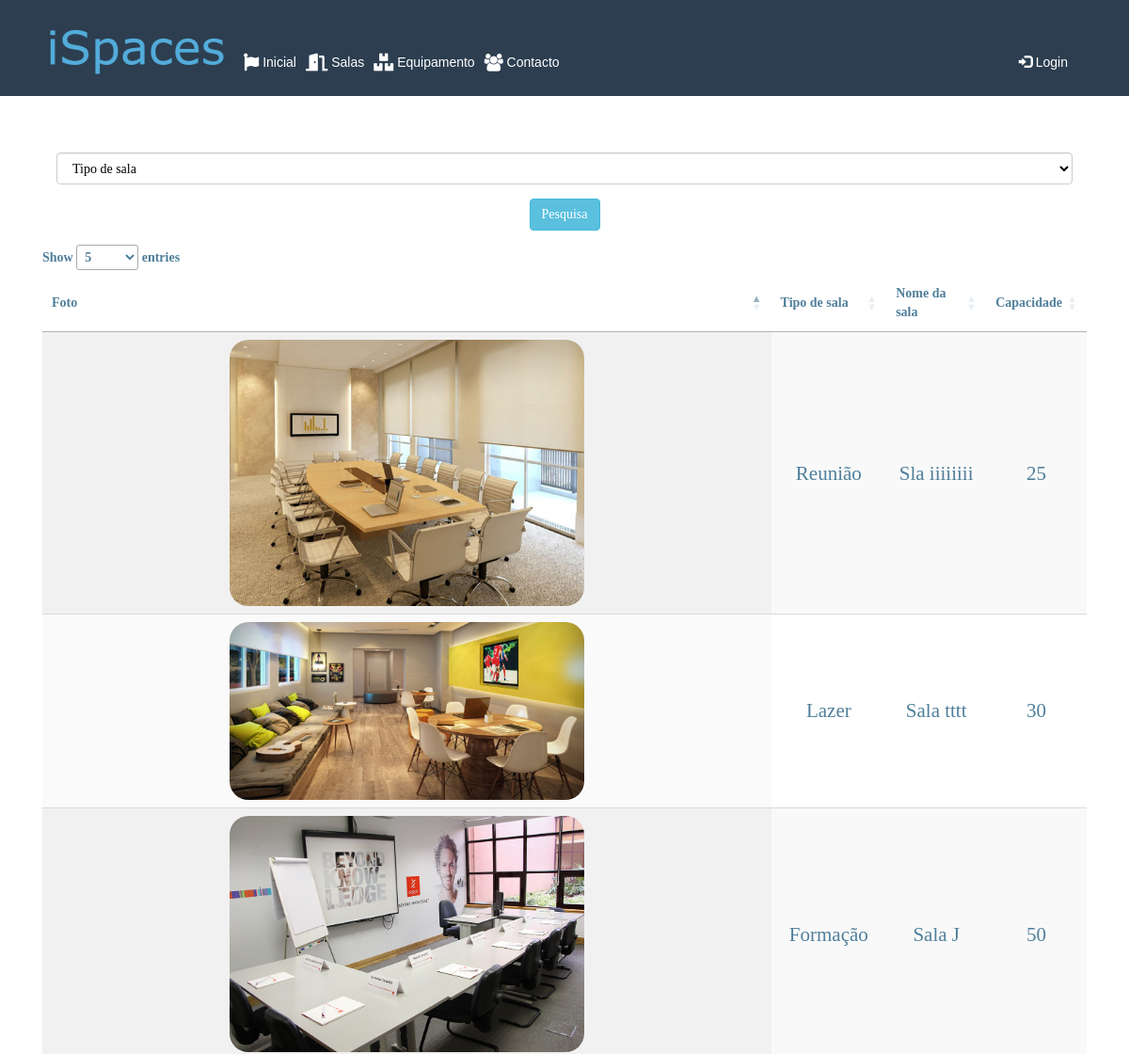
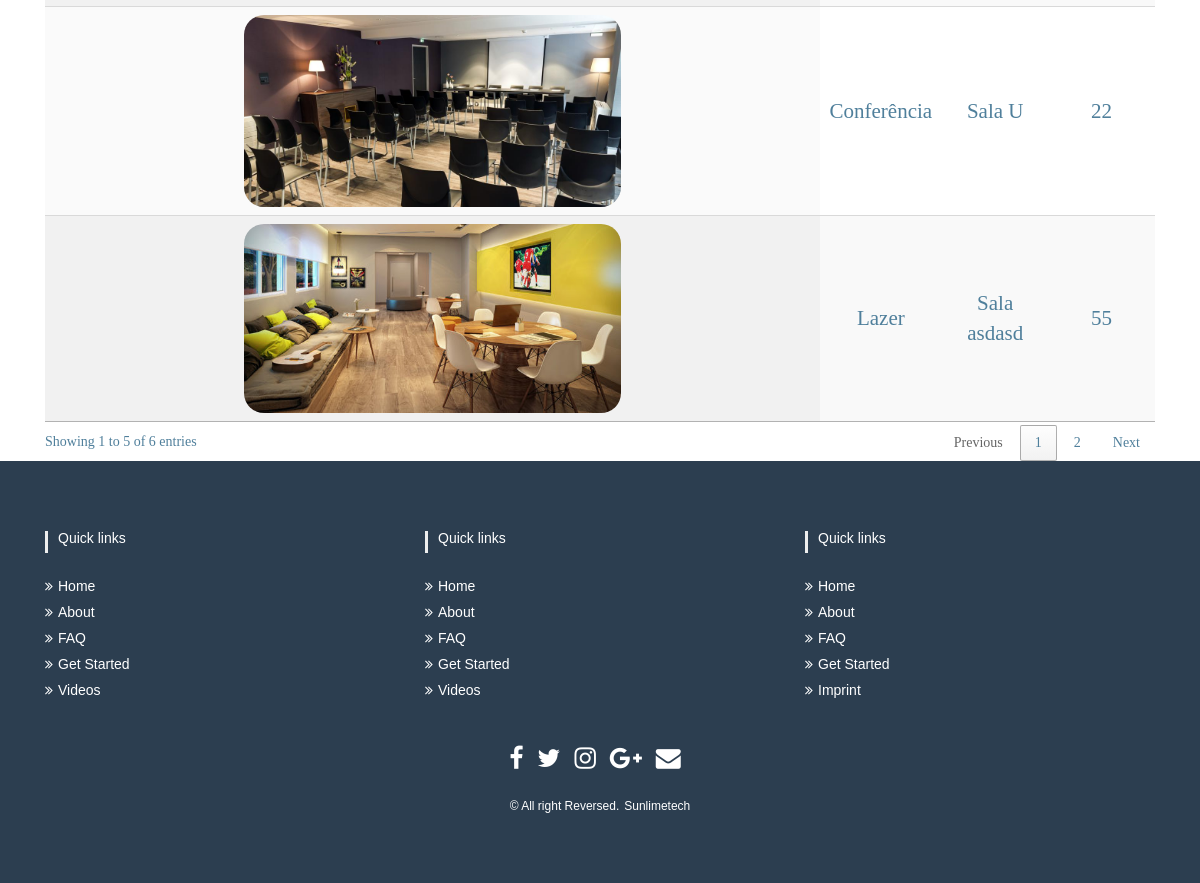
/index.php/date_c/salar (signed in), run on the app's committed database (2 pictures, top to bottom).
### tables this page shows
CREATE TABLE `tipologia` (
  `id` int(11) NOT NULL,
  `capacidade` int(11) NOT NULL,
  `disponibilidade` int(11) NOT NULL,
  `sala_id` int(11) NOT NULL,
  `nome` varchar(45) NOT NULL,
  `imagem` varchar(45) DEFAULT NULL
);

CREATE TABLE `sala` (
  `id` int(11) NOT NULL,
  `tipo_sala` varchar(45) NOT NULL
);

### application/controllers/Date_c.php (called while the page is built, shortened)
<?php
class Date_c extends CI_Controller {
    public function __construct()
    {
			$this->load->model('Date_m');
			$this->load->helper('url_helper');
			$this->load->library("pagination");
	}
    public function salar()
	{
        $salas=$this->input->post('search_sala');
		$data['salas']=$this->Date_m->selecionarSala();
        $data["sala"] = $this->Date_m->busca_salas($salas);
        $this->load->view('templates/header');
        $this->load->view('date/salar',$data);
		$this->load->view('templates/footer');
    }
}

### index.php (called while the page is built, shortened)
<?php
require_once BASEPATH.'core/CodeIgniter.php';

### application/models/Date_m.php (called while the page is built, shortened)
<?php
class Date_m extends CI_Model
{
        public function busca_salas($salas)
    {
            $this->db->select('sala.id "id",sala.tipo_sala,tipologia.nome "nome_sala",tipologia.id "tipoid",tipologia.capacidade "capacidade",tipologia.disponibilidade "disponibilidade",tipologia.imagem "imagem"');
            $this->db->from('sala');
            $this->db->join('tipologia', 'tipologia.sala_id = sala.id');
            $query = $this->db->get();
            return $query->result_array();
    }
}

### application/views/date/salar.php (the view, shortened to what this page needs)
<div class="container mostrasalas">
<br><br><br>
    <div class="form-group col-md-12">
        <?php echo form_open('Date_c/mostra_salas') ?>
        <select style="color:black" name="search_sala" class="form-control">
            <option value="" selected>Tipo de sala</option>
        </select>
    </div>
    <div class="form-group col-md-12 ">
        <input type="submit" class="btn btn-info" name="submit" value="Pesquisa">
    </div>
<?php
        if(!$this->session->userdata("usuario_logado")) { ?>
    <table id="example" class="display" style="width:100%">
        <thead>
            <tr>
                <th>Foto</th>
                <th>Tipo de sala</th>
                <th>Nome da sala</th>
                <th>Capacidade</th>
            </tr>
        </thead>
        <tbody>
            <?php foreach ($sala as $row){?>
                <tr>
                    <td><img height="50%" width="50%" class="imagem_salas" src="<?php echo base_url($row['imagem'])?>"></td>
                    <td class="texto ">   <?php echo $row['tipo_sala'] ?></td>
                    <td class="texto ">   <?php echo $row['nome_sala'] ?></td>
                    <td class="texto ">    <?php echo $row['capacidade'] ?></td>
                </tr>
            <?php } ?>
        </tbody>
    </table>
    <?php }  ?>
</div>

### assets/css/salas.css (style rules this page uses)
.mostrasalas { color:rgb(79, 127, 155); font-family: 'Times New Roman', Times, serif; text-align: center; }
.texto { padding-top: 15%; font-size: 1.5em; }
.imagem_salas { border-radius: 20px; }

### assets/css/header2.css (style rules this page uses)
body { margin: 0px; padding: 0px; }

### assets/css/sala_admin.css (style rules this page uses)
body { font-family: 'Varela Round', sans-serif; }

### data on the page
tipologia: imagem (picture), sala.tipo_sala "Reunião", nome "Sla iiiiiiii", capacidade "25"
tipologia: imagem (picture), sala.tipo_sala "Lazer", nome "Sala tttt", capacidade "30"
tipologia: imagem (picture), sala.tipo_sala "Formação", nome "Sala J", capacidade "50"
tipologia: imagem (picture), sala.tipo_sala "Conferência", nome "Sala U", capacidade "22"
tipologia: imagem (picture), sala.tipo_sala "Lazer", nome "Sala asdasd", capacidade "55"
